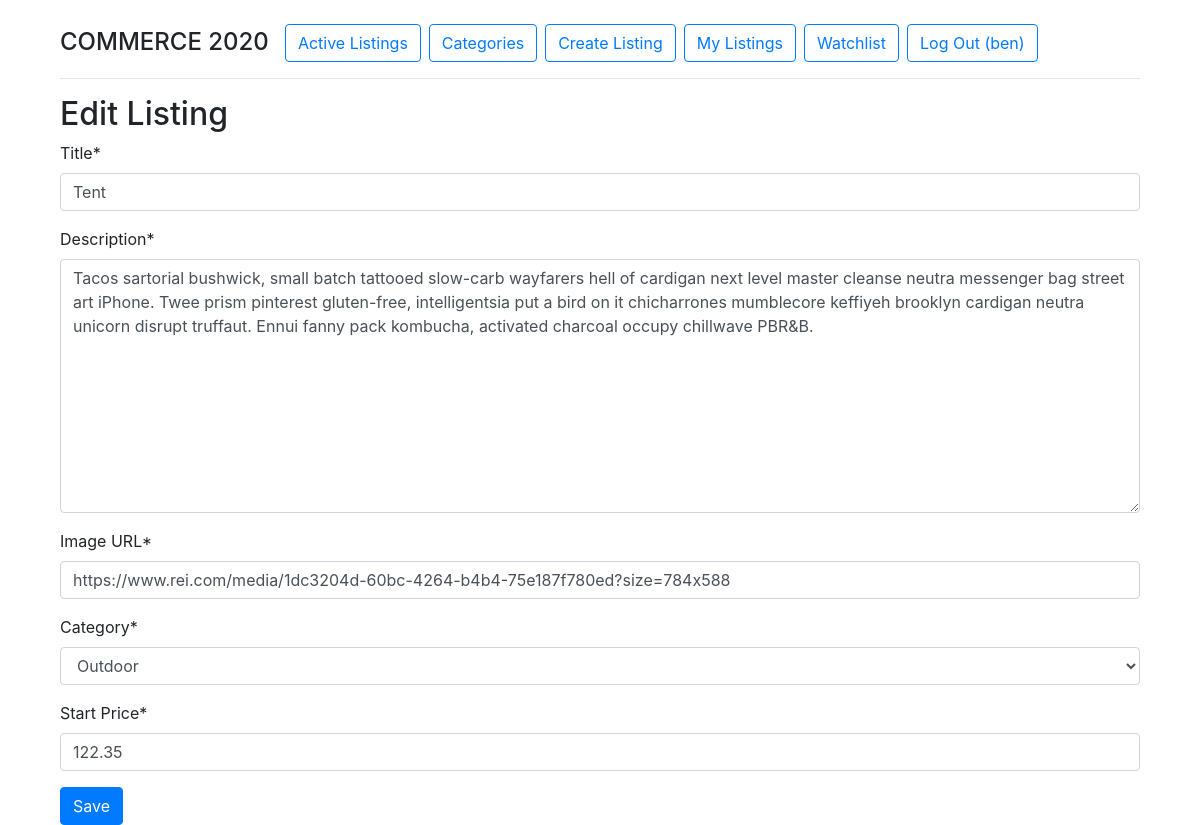
The page /edit_listing/3 (signed in) on the database as committed earlier.
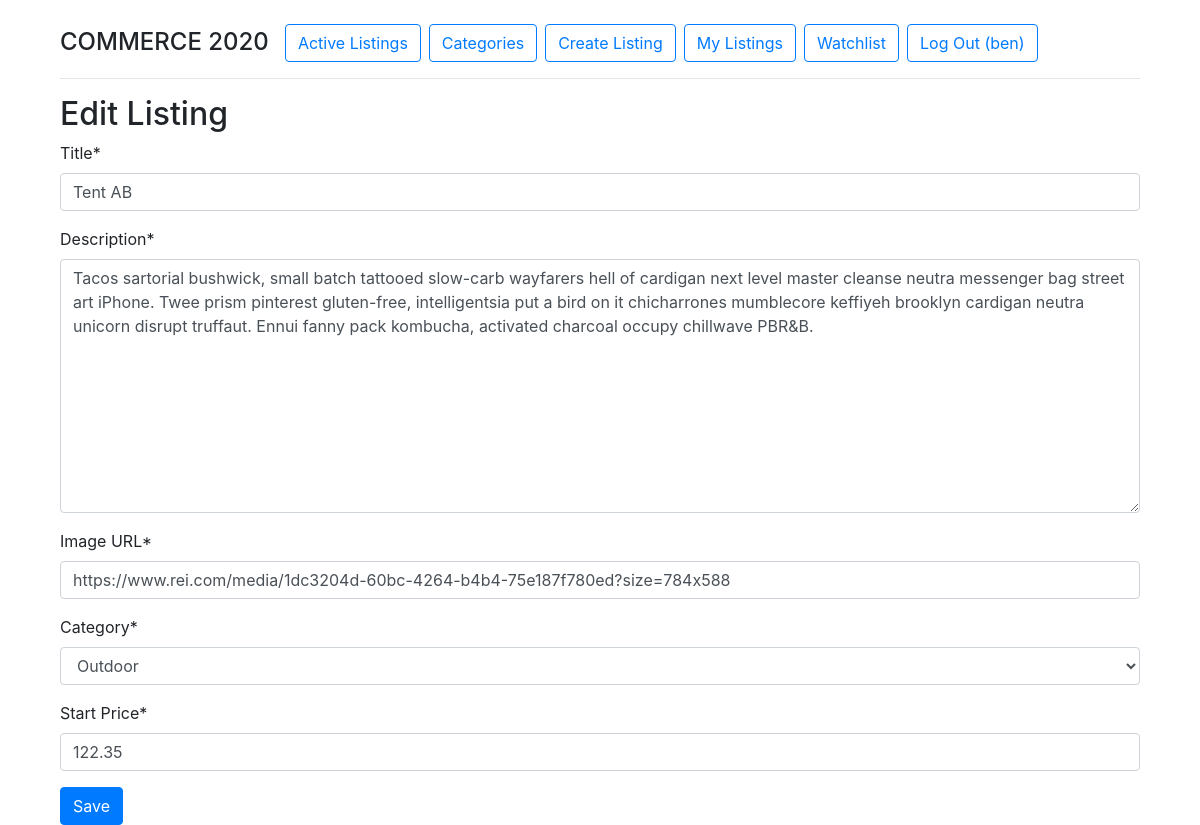
The same page on the database as committed later.
### auctions/models.py (models this page shows, shortened)
class Listing(models.Model):
    title = models.CharField(max_length=64, unique=True)
    description = models.CharField(max_length=512)
    imgurl = models.CharField(max_length=128)
    start_price = models.DecimalField(max_digits=12, decimal_places=2)
    closed = models.BooleanField(default=False, editable=False)
    bids = models.ManyToManyField('Bid', blank=True, related_name='listing_bids')
    user = models.ForeignKey(User, on_delete=models.CASCADE, null=True)
    category = models.ForeignKey(Category, on_delete=models.CASCADE)

### auctions/views.py (the view, shortened to what this page needs)
# urls.py: path("edit_listing/<int:listing_id>", views.edit_listing, name="edit_listing"),
@login_required
def edit_listing(request, listing_id):
    if request.method == "GET":
        try:
            listing_to_edit = Listing.objects.get(pk=listing_id)
        except:
            return render(request, "auctions/error.html", {
                "error": "404 / Listing doesn't exist."
            })
        if listing_to_edit.user != request.user:
            return render(request, "auctions/error.html", {
                "error": "You can't edit a listing that isn't yours!"
            })
        form = ListingForm(instance=listing_to_edit)
        return render(request, "auctions/edit_listing.html", {
            'form': form,
            'listing': listing_to_edit
        })

### auctions/forms.py
class ListingForm(forms.ModelForm):
    category = forms.ModelChoiceField(queryset=Category.objects.all(), widget=forms.Select)
    class Meta:
        model = Listing
        fields = ('title', 'description', 'imgurl', 'category', 'start_price')
        widgets = {
            'title': forms.TextInput(attrs={'placeholder': 'Please enter a Title.'}),
            'description': forms.Textarea(attrs={'placeholder': 'Please add a description.'}),
            'imgurl': forms.TextInput(attrs={'placeholder': 'Please provide an Image URL.'}),
            'start_price': forms.NumberInput(attrs={'placeholder': 'Please set a starting price.'})
        }
        labels = {
            'imgurl': "Image URL",
            'start_price': 'Start Price',
        }

### auctions/context_processors.py (called while the page is built)
def get_current_year_to_context(request):
    current_datetime = datetime.datetime.now()
    return {
        'current_year': current_datetime.year
    }

def get_listings_count_to_context(request):
    return {
        "listings_count": Listing.objects.all().count()
    }

### auctions/models.py (called while the page is built)
    def __str__(self):
        return f"{self.category}"

### auctions/templates/auctions/edit_listing.html (shortened to what this page needs)
{% extends "auctions/layout.html" %}
{% load crispy_forms_tags %}
{% block body %}
<h2>Edit Listing</h2>
<form action="{% url 'auctions:edit_listing' listing.id %}" method="post">
    <div class="form-group">
        {{ form|crispy }}
    </div>
    <input type="submit" value="Save" class="btn btn-primary">
</form>
{% endblock %}

Rows that differ between the two databases and show on the page:
changed Listing "https://www.rei.com/media/1dc3204d-60bc-4264-b4b4-75e187f780ed?size=784x588": title "Tent" → "Tent AB"
